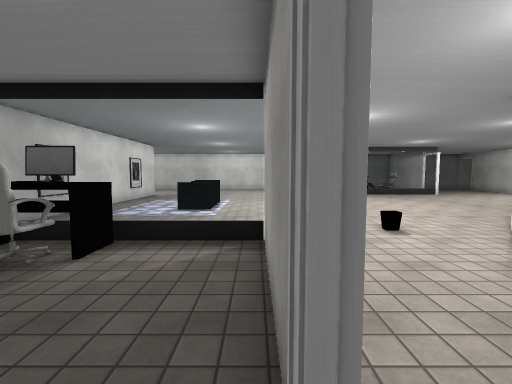
view 1 (above)

16 first-person views from a walk through a scene from a Unity 3-D project. The camera is 1.5 m above the floor, tilts 4° down and sees 90° across. The floor is counted in squares, 1 m on a side. Each view is taken from the middle of a square. On the plan, view 1 faces up. The plan holds only what a view shows up to about 13 squares ahead; the rest is blank. The place goes on beyond the plan. The player is left out. Door leaves are left out, so doorways stand open. Some surface patterns are stand-ins.

view 2
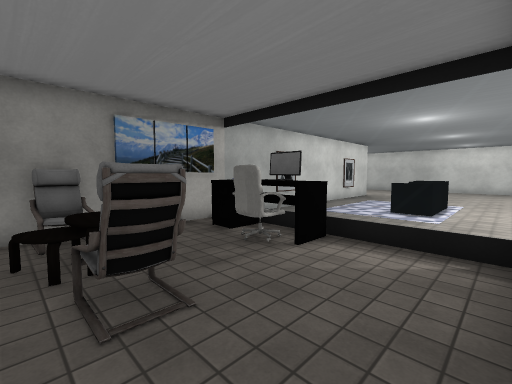

view 3
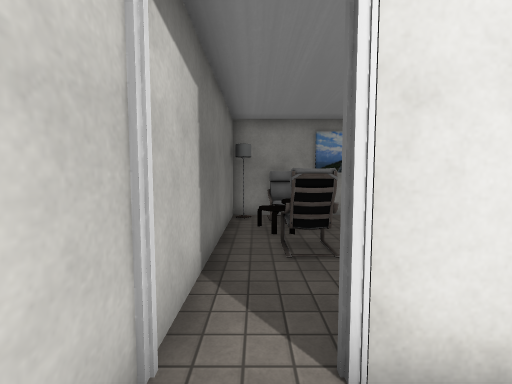

view 4
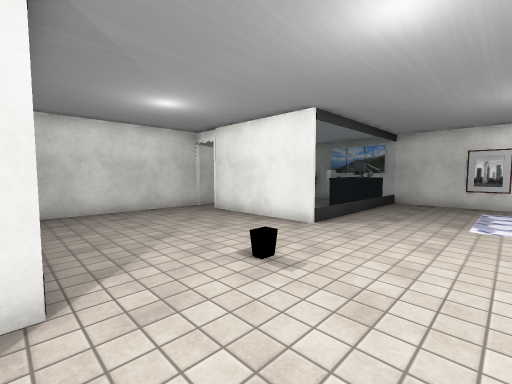

view 5
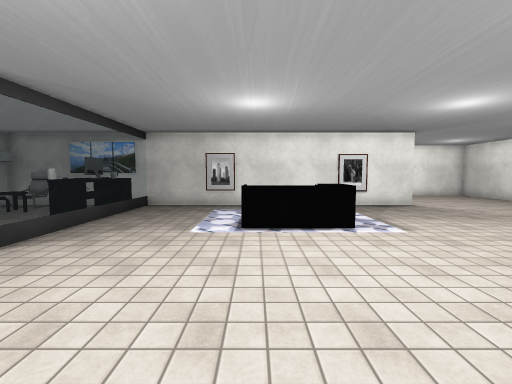

view 6
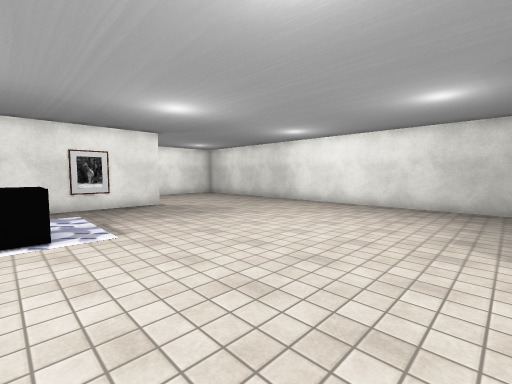

view 7
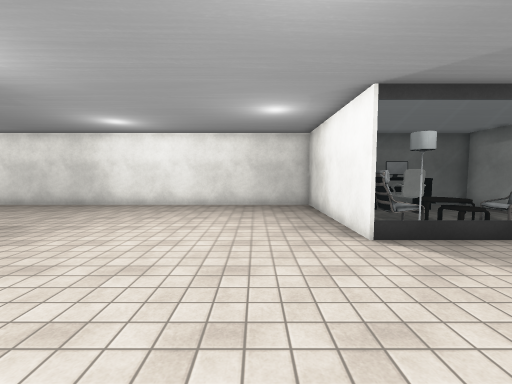

view 8
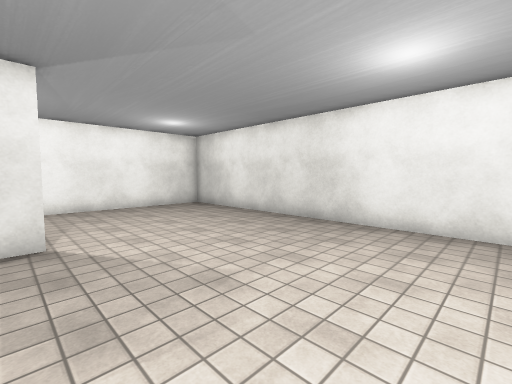

view 9
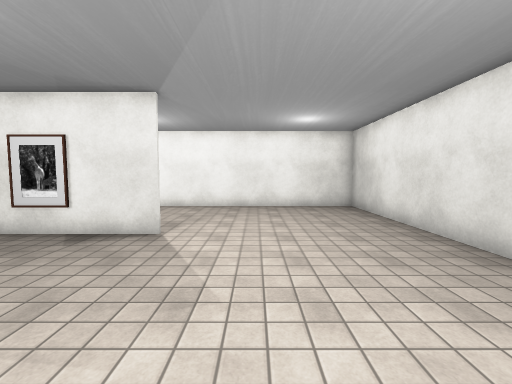

view 10
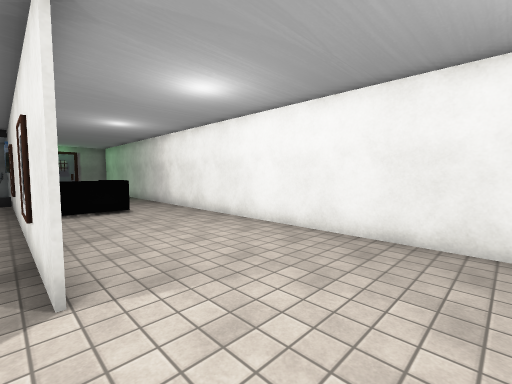

view 11
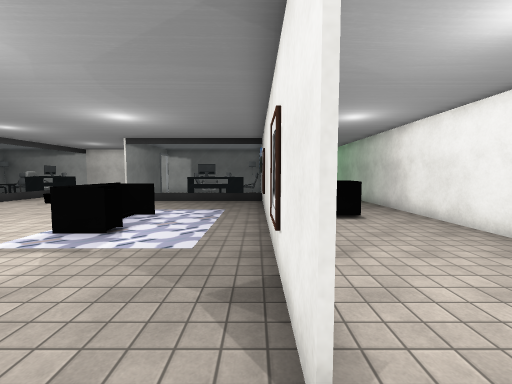

view 12
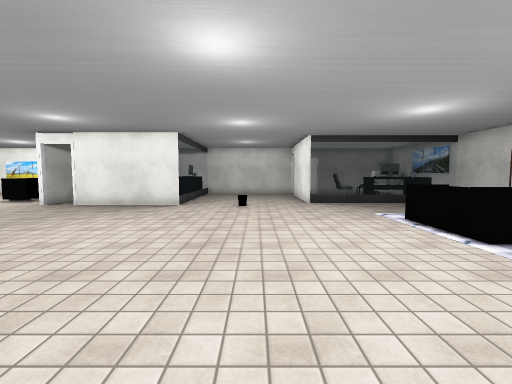

view 13
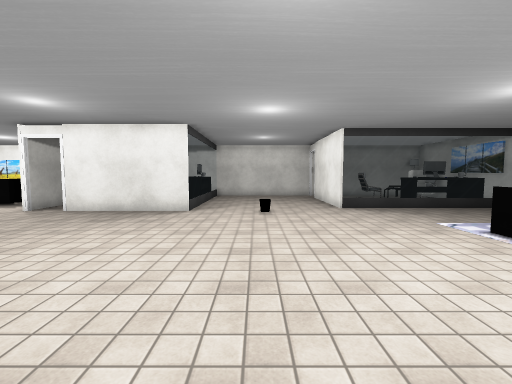

view 14
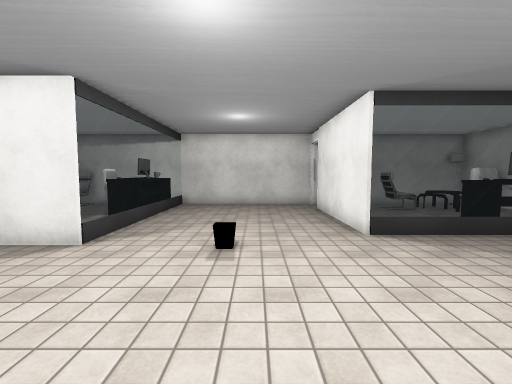

view 15
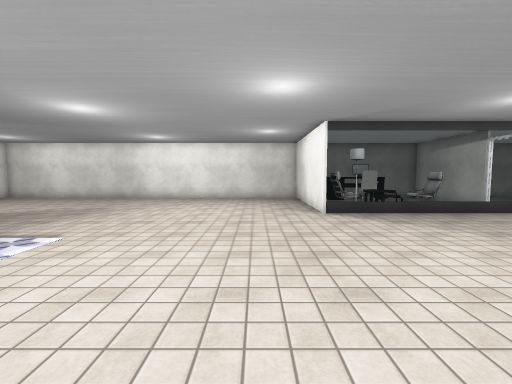

view 16
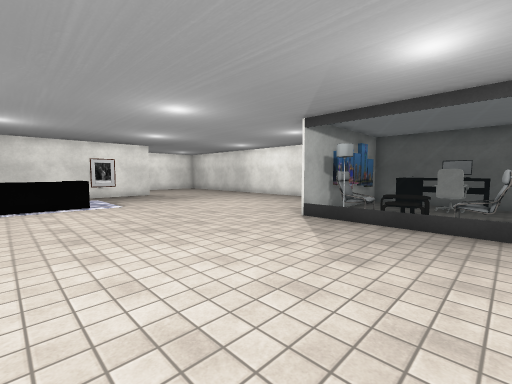

### Floor plan
Key: @ floor where view 1 was taken; # wall or solid block; x gap in a wall; . floor; = window, fence, low wall or low ledge; ^ raised ledge; E desk; M monitor; C chair; T table; A armchair; L lamp; O other object.
Columns run from 13 left of view 1 to 11 right of it. Each row starts with its distance up from view 1.
 26 #########################
 25 #..................# ^M^
 24 #..................#
 23 #..................#..CC
 22 #..................#....
 21 #..................#ATTAA
 20 #..................AATTAA
 19 #..................=L====
 18 #.....#..................
 17 #.....#..................
 16 #.....#..................
 15 #.....#..................
 14 #.....#.  EE.............
 13 #.....#.  EE.............
 12 #.....#.   E.............
 11 #..OOO#.  EE.............
 10 #..O  #.    .............
  9 #.    #..................
  8 #.    #..................
  7 #     #.............#####
  6       #=======......=
  5       #OOM^..#......=
  4       #xCC#..#......=..
  3       #......#......=C.
  2       #.T....#......MOC.
  1       AATAA..#......=O .
  0       LAT....@......=  .A
 -1       ###################

Positions as (right, up) in squares from view 1, and headings:
1: (0, 0), facing up
2: (0, 0), facing up-left
3: (2, 0), facing left
4: (7, 10), facing down-left
5: (5, 11), facing left
6: (5, 13), facing up-left
7: (3, 13), facing up
8: (-1, 18), facing up-left
9: (-1, 21), facing left
10: (-7, 22), facing down-left
11: (-7, 20), facing down
12: (3, 19), facing down
13: (4, 17), facing down
14: (3, 12), facing down
15: (3, 9), facing up
16: (11, 11), facing up-left
